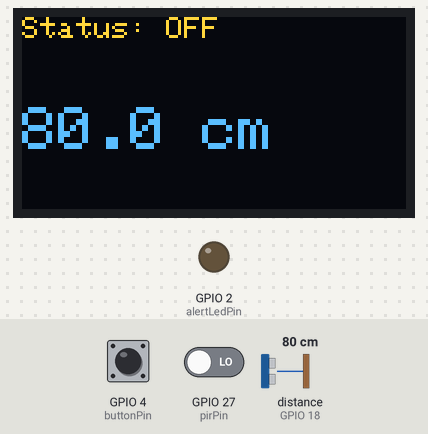
The sketch below on a simulated ESP32. Shown: 128×64 one-colour display, output pins drawn as LEDs (lit = HIGH). Wiring (inferred from the names in the program): ultrasonic range finder: trigger GPIO 5; echo GPIO 18. Dashed ring = blinking. Inputs (shaded band) come from the test bench; at power-on: GPIO 4 (buttonPin) HIGH, GPIO 27 (pirPin) LOW, distance to the obstacle (sensor on GPIO 18) 80 cm. The echo pulse lasts 58.3 µs per cm; the OLED is the two-colour kind (top 16 rows yellow); WiFi joins after 1.5 s; servers stay silent unless stated; uploads are accepted with an empty reply; not simulated (calls return 0 or success): secrets.h; pins used as bus, display or sensor lines are not drawn.

Above: at 2.7 s.
2.8 s: GPIO 4 (buttonPin) pulled LOW for 0.15 s
At 3.28 s:
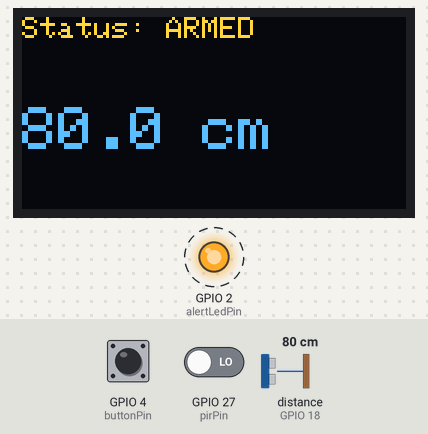
3.5 s: GPIO 27 (pirPin) driven HIGH
At 3.62 s:
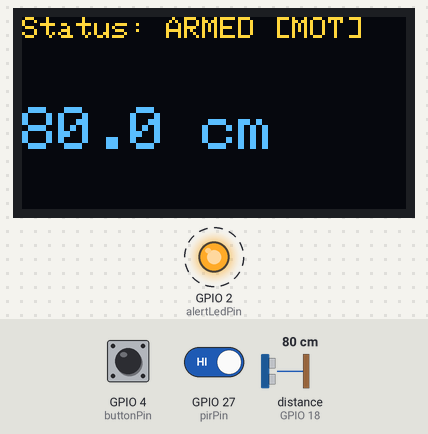
5.5 s: distance to the obstacle (sensor on GPIO 18) set to 2 cm
At 7.07 s:
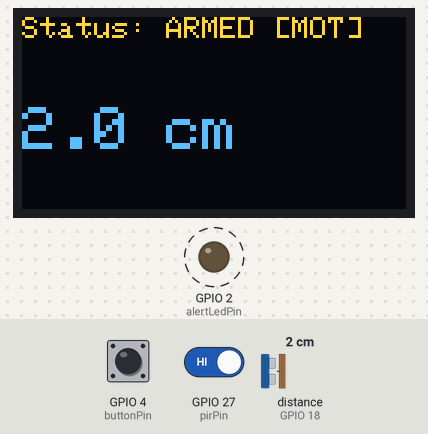
7.1 s: GPIO 4 (buttonPin) pulled LOW for 1 s
At 8.1 s:
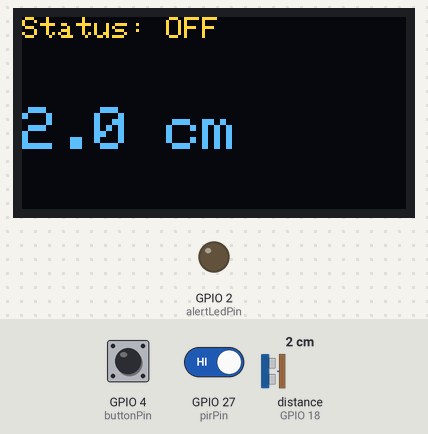
9.6 s: distance to the obstacle (sensor on GPIO 18) set to 4 cm
At 10.4 s:
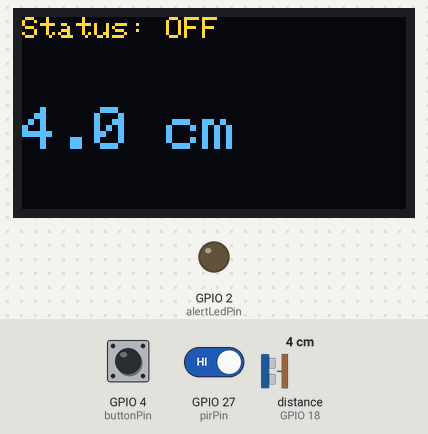
11.2 s: distance to the obstacle (sensor on GPIO 18) set to 9 cm
At 12.2 s:
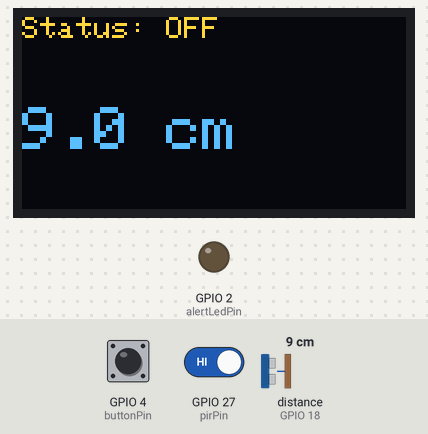
Timing chart, 0 to 13.8 s (numbered marks = the images above; inputs shaded):
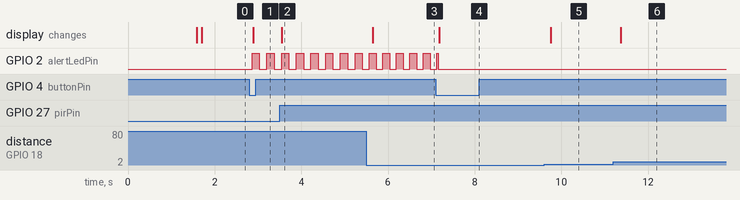

The sketch:

code.ino
```cpp
#include "secrets.h"
#include <Wire.h>
#include <Adafruit_GFX.h>
#include <Adafruit_SSD1306.h>
#include <WiFi.h>
#include <HTTPClient.h>
#include <WiFiClientSecure.h>

const char* ssid = WIFI_SSID;
const char* password = WIFI_PASS;
const String tgProxyUrl = String(SERVER_URL) + "/esp-alert";
const String tgSyncUrl = String(SERVER_URL) + "/esp-sync";

const uint8_t trigPin = 5;
const uint8_t echoPin = 18;
const uint8_t alertLedPin = 2;
const uint8_t buttonPin = 4;
const uint8_t pirPin = 27;

#define SCREEN_WIDTH 128
#define SCREEN_HEIGHT 64
#define OLED_RESET -1
Adafruit_SSD1306 display(SCREEN_WIDTH, SCREEN_HEIGHT, &Wire, OLED_RESET);

volatile bool isArmed = false;
volatile bool localStateChanged = false; // Флаг локального нажатия
bool ledState = false;

volatile float currentDistance = 0.0;
volatile float alarmDistanceToReport = 0.0;
volatile uint8_t alarmTypeToReport = 0;

unsigned long previousSensorMillis = 0;
const unsigned long sensorInterval = 50;
unsigned long previousLedMillis = 0;
const unsigned long ledBlinkInterval = 150;
unsigned long previousTelegramMillis = 0;
const unsigned long telegramCooldown = 5000;

bool lastButtonState = HIGH;
unsigned long lastDebounceTime = 0;
const unsigned long debounceDelay = 50;

const uint8_t NUM_SAMPLES = 5;
float samples[NUM_SAMPLES] = {0};
uint8_t sampleIndex = 0;

TaskHandle_t networkTaskHandle = NULL;

// Единая сетевая задача (Тревоги + Синхронизация)
void networkTask(void *pvParameters) {
  WiFiClientSecure client;
  client.setInsecure();
  HTTPClient http;

  for (;;) {
    // Ждем сигнал тревоги до 3 секунд. Если его нет - идем на синхронизацию статуса
    uint32_t notificationValue = ulTaskNotifyTake(pdTRUE, pdMS_TO_TICKS(3000));

    if (WiFi.status() == WL_CONNECTED) {

      // 1. Отправка тревоги
      if (notificationValue > 0) {
        String url = tgProxyUrl;
        if (alarmTypeToReport == 2) {
          url += "?event=ultrasonic&distance=" + String(alarmDistanceToReport, 1);
        } else {
          url += "?event=motion";
        }
        http.begin(client, url);
        http.GET();
        http.end();
      }

      // 2. Синхронизация статуса охраны
      String syncUrl = tgSyncUrl;
      bool sendingLocalState = localStateChanged;

      if (sendingLocalState) {
        syncUrl += "?set_state=" + String(isArmed ? "1" : "0");
        localStateChanged = false;
      }

      http.begin(client, syncUrl);
      int httpCode = http.GET();

      if (httpCode > 0) {
        String payload = http.getString();
        payload.trim();

        // Если мы не отправляли локальное изменение, значит применяем статус из Telegram
        if (!sendingLocalState) {
          bool serverArmed = (payload == "1");
          if (serverArmed != isArmed) {
            isArmed = serverArmed;
            if (!isArmed) digitalWrite(alertLedPin, LOW);
          }
        }
      }
      http.end();
    }
  }
}

void sortArray(float* array, uint8_t size) {
  for (uint8_t i = 0; i < size - 1; i++) {
    for (uint8_t j = 0; j < size - i - 1; j++) {
      if (array[j] > array[j + 1]) {
        float temp = array[j];
        array[j] = array[j + 1];
        array[j + 1] = temp;
      }
    }
  }
}

float getMedianDistance() {
  float sortedSamples[NUM_SAMPLES];
  memcpy(sortedSamples, samples, sizeof(samples));
  sortArray(sortedSamples, NUM_SAMPLES);
  return sortedSamples[NUM_SAMPLES / 2];
}

void setup() {
  Serial.begin(115200);

  pinMode(trigPin, OUTPUT);
  pinMode(echoPin, INPUT);
  pinMode(alertLedPin, OUTPUT);
  pinMode(buttonPin, INPUT_PULLUP);
  pinMode(pirPin, INPUT);
  digitalWrite(alertLedPin, LOW);

  if (!display.begin(SSD1306_SWITCHCAPVCC, 0x3C)) {
    for(;;);
  }

  display.clearDisplay();
  display.setTextColor(SSD1306_WHITE);
  display.setTextSize(1);
  display.setCursor(0, 20);
  display.println("Connecting...");
  display.display();

  WiFi.begin(ssid, password);
  while (WiFi.status() != WL_CONNECTED) {
    delay(500);
  }

  xTaskCreatePinnedToCore(
    networkTask,
    "NetworkTask",
    8192,
    NULL,
    1,
    &networkTaskHandle,
    0
  );
}

void loop() {
  unsigned long currentMillis = millis();

  // Локальная кнопка
  bool reading = digitalRead(buttonPin);
  if (reading != lastButtonState) {
    lastDebounceTime = currentMillis;
  }
  if ((currentMillis - lastDebounceTime) > debounceDelay) {
    static bool buttonState = HIGH;
    if (reading != buttonState) {
      buttonState = reading;
      if (buttonState == LOW) {
        isArmed = !isArmed;
        localStateChanged = true; // Даем сигнал серверу обновить кнопку в чате
        if (!isArmed) digitalWrite(alertLedPin, LOW);
      }
    }
  }
  lastButtonState = reading;

  // Опрос дальномера
  if (currentMillis - previousSensorMillis >= sensorInterval) {
    previousSensorMillis = currentMillis;

    digitalWrite(trigPin, LOW);
    delayMicroseconds(2);
    digitalWrite(trigPin, HIGH);
    delayMicroseconds(10);
    digitalWrite(trigPin, LOW);

    long duration = pulseIn(echoPin, HIGH, 25000);
    float rawDistance = (duration == 0) ? 400.0 : (duration * 0.0343 / 2.0);

    samples[sampleIndex] = rawDistance;
    sampleIndex = (sampleIndex + 1) % NUM_SAMPLES;
    currentDistance = getMedianDistance();
  }

  bool isPirActive = digitalRead(pirPin);
  // Лимит дальномера изменен на 100 см
  bool isUltrasonicActive = (currentDistance > 0 && currentDistance < 100.0);

  if (isArmed) {
    if (isUltrasonicActive || isPirActive) {

      if (currentMillis - previousLedMillis >= ledBlinkInterval) {
        previousLedMillis = currentMillis;
        ledState = !ledState;
        digitalWrite(alertLedPin, ledState);
      }

      if (currentMillis - previousTelegramMillis >= telegramCooldown) {
        previousTelegramMillis = currentMillis;

        if (isUltrasonicActive) {
          alarmTypeToReport = 2;
          alarmDistanceToReport = currentDistance;
        } else {
          alarmTypeToReport = 1;
        }

        xTaskNotifyGive(networkTaskHandle);
      }

    } else {
      digitalWrite(alertLedPin, LOW);
    }
  } else {
    digitalWrite(alertLedPin, LOW);
  }

  // Отрисовка дисплея
  display.clearDisplay();

  display.setTextSize(1);
  display.setCursor(0, 0);
  if (isArmed) {
    display.print("Status: ARMED ");
    if (isPirActive) display.print("[MOT]");
  } else {
    display.print("Status: OFF");
  }

  display.setTextSize(2);
  display.setCursor(0, 30);
  if (currentDistance >= 400 || currentDistance <= 2) {
    display.println("Out of range");
  } else {
    display.print(currentDistance, 1);
    display.println(" cm");
  }

  display.display();
}
```

Measured:
- after the input at 2.8 s, GPIO 2 (alertLedPin): alternates HIGH for 0.17 s and LOW for 0.17 s, starting after 0.06 s; the display: changes after 0.09 s (image 1)
- after the input at 3.5 s, the display: changes at once (image 2)
- after the input at 5.5 s, the display: changes after 0.15 s (image 3)
- after the input at 7.1 s, the display: changes after 0.08 s (image 4)
- after the input at 9.6 s, the display: changes after 0.15 s (image 5)
- after the input at 11.2 s, the display: changes after 0.17 s (image 6)
